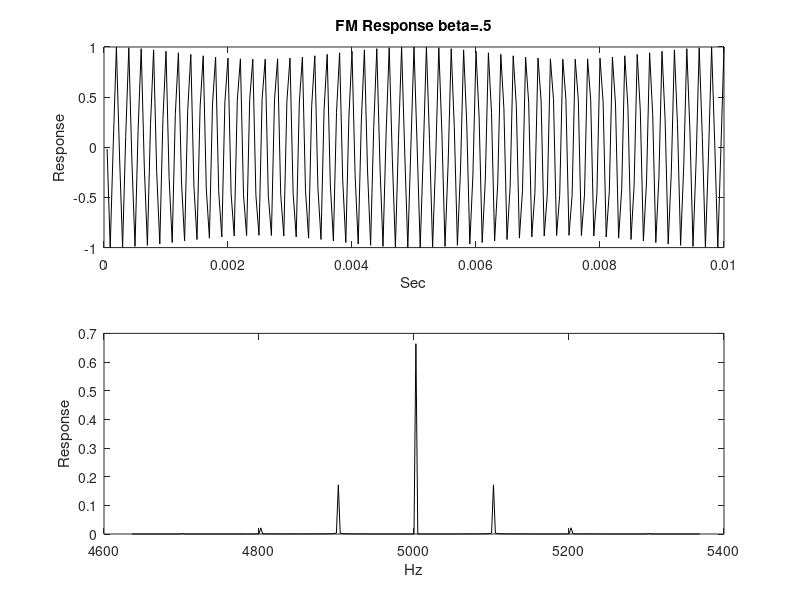
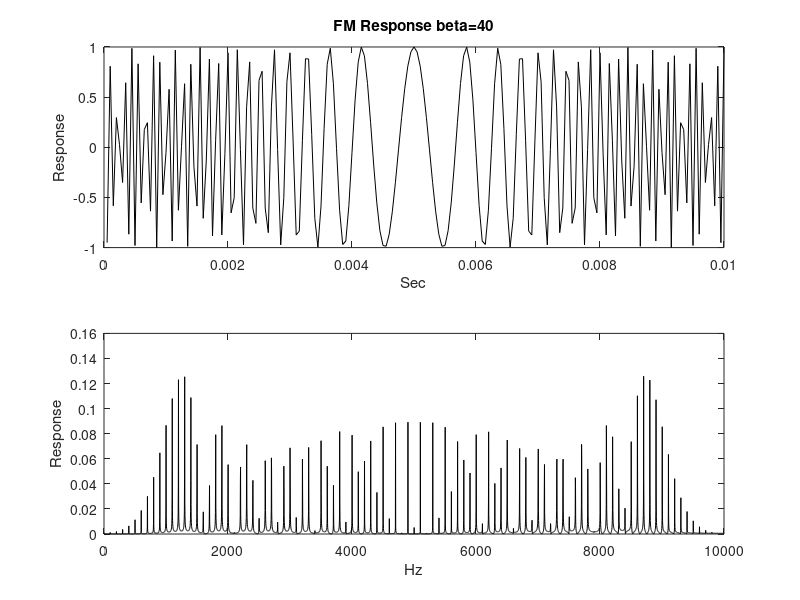

These charts were generated, in order, by the following MATLAB code:
% FM signal generator

fs=20000;
fc=5000;
fm=100;

beta=.5;

n=1:8196;
t=n./fs;
f=0:fs/8192:fs-fs/8192;

wc=2*pi*fc/fs;
wm=2*pi*fm/fs;

y=cos(wc.*n + beta.*sin(wm.*n));

Yf=sqrt(2).*abs(fft(y))./8192;

figure(1);
subplot(2,1,1),plot(t(1:200),y(1:200),'k');
title('FM Response beta=.5');
ylabel('Response');
xlabel('Sec');

subplot(2,1,2),plot(f(1900:2200),Yf(1900:2200),'k');
ylabel('Response');
xlabel('Hz');

beta=40;
y=cos(wc.*n + beta.*sin(wm.*n));

Yf=sqrt(2).*abs(fft(y))./8192;

figure(2);
subplot(2,1,1),plot(t(1:200),y(1:200),'k');
title('FM Response beta=40');
ylabel('Response');
xlabel('Sec');

subplot(2,1,2),plot(f(1:4096),Yf(1:4096),'k');
ylabel('Response');
xlabel('Hz');
